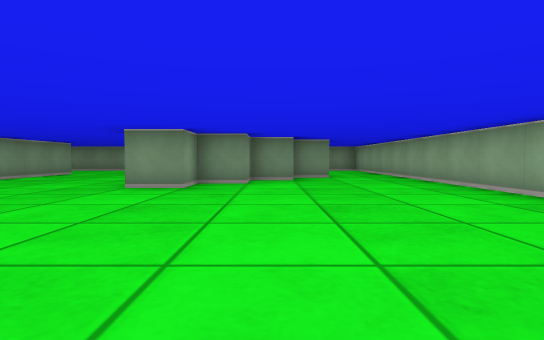
View 1 (above)

16 first-person views from a walk through a cub3D ray-caster map. The camera is about half as high as the walls, tilts 2° down and sees 80° across. The floor is counted in squares. Each view is taken from the middle of a square. On the plan, view 1 faces up. The plan holds only what a view shows up to about 9 squares ahead; the rest is blank. The place goes on beyond the plan.

View 2
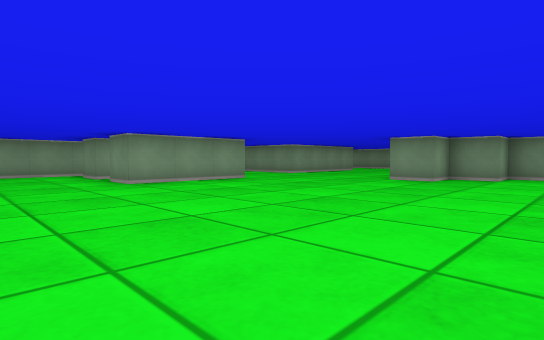

View 3
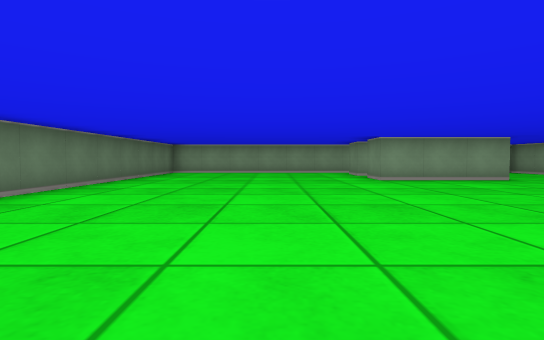

View 4
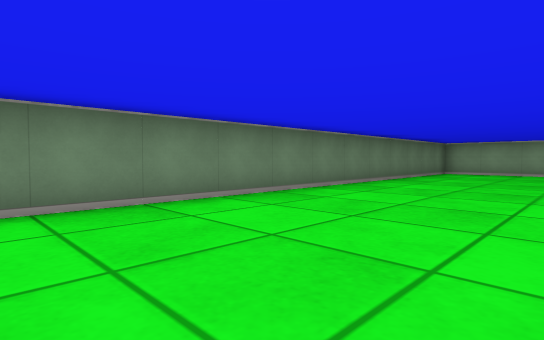

View 5
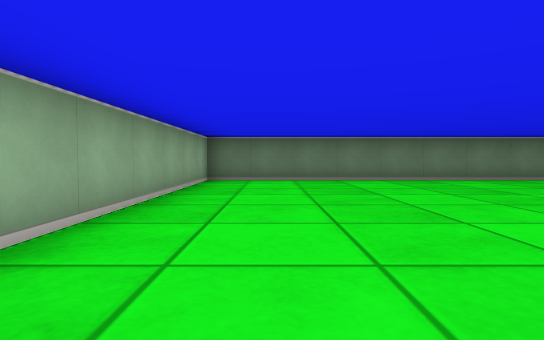

View 6
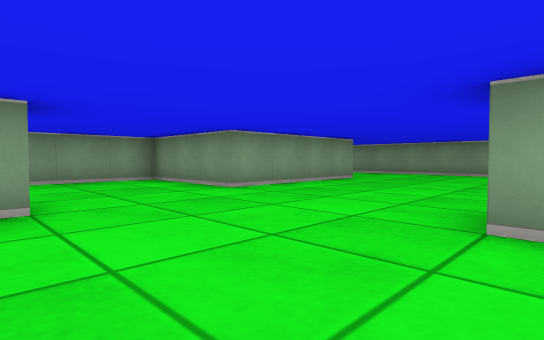

View 7
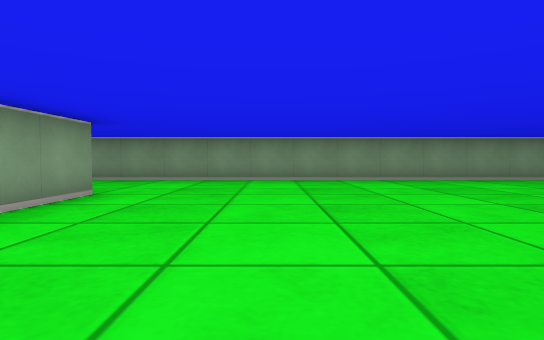

View 8
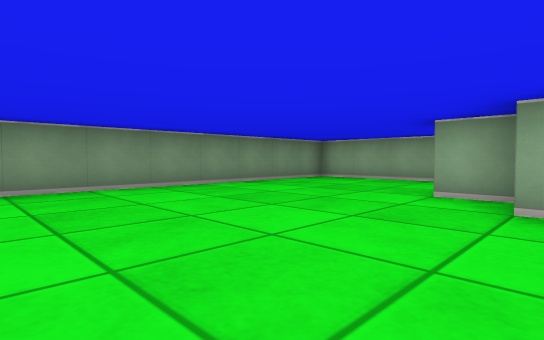

View 9
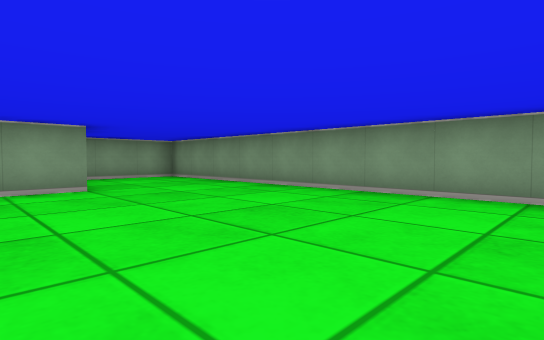

View 10
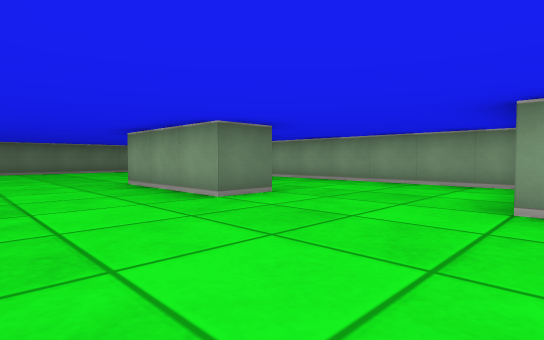

View 11
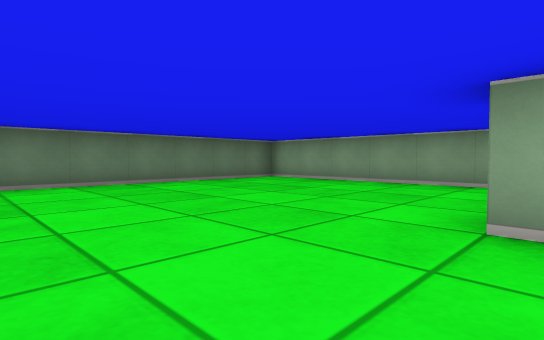

View 12
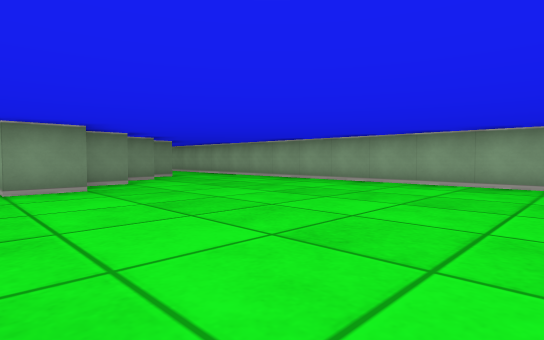

View 13
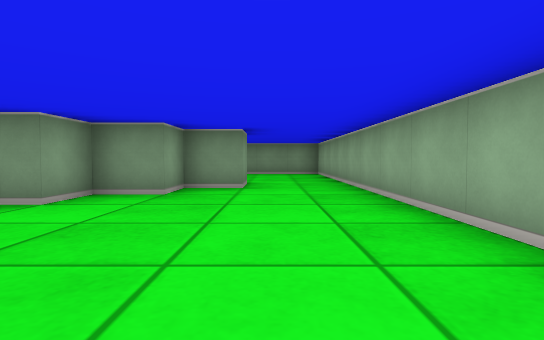

View 14
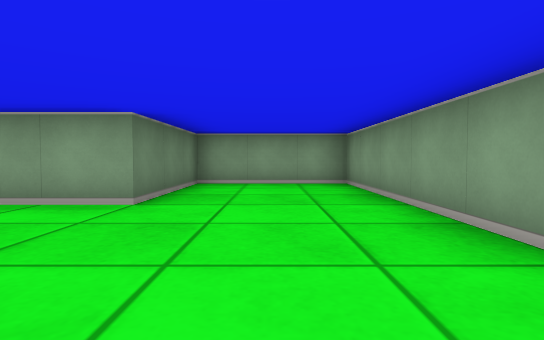

View 15
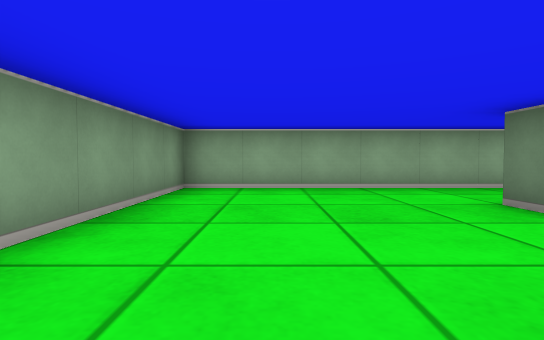

View 16
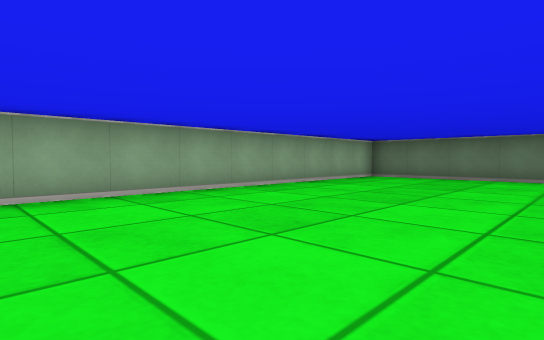

### Floor plan
Points are (right, up) in squares from view 1. A wall is a line through its corners. A room is listed if a view was taken in it or the views show most of it. See-through windows are left out.
Room 1 (views 1, 2, 3, 4, 5, 6, 7, 8, 9, 10, 11, 12, 13, 14, 15, 16)
walls: (-6.5, 3.5) (-5.5, 3.5) (-5.5, 0.5) (-6.5, 0.5); (-7.4, 0.5) (-8.5, 0.5); (0.5, 8.5) (0.5, 9.5); (0.9, 9.5) (1.5, 9.5) (1.5, 8.5) (0.5, 8.5) (0.5, 7.5) (-0.5, 7.5) (-0.5, 6.5) (-1.5, 6.5) (-1.5, 5.5) (-2.5, 5.5); (-9.2, -5.5) (3.5, -5.5) (3.5, 13.5) (-9.5, 13.5) (-9.5, 10.5) (-6.5, 10.5) (-6.5, 6.5) (-9.5, 6.5) (-9.5, -5.2)

Where each view was taken, in squares from view 1:
view 1: 0 up, 0 right, facing up
view 2: 2 down, 1 right, facing up-left
view 3: 2 down, 2 right, facing left
view 4: 2 down, 2 right, facing down-left
view 5: 2 up, 2 right, facing down
view 6: 3 up, 2 left, facing up-left
view 7: 6 up, 4 left, facing up
view 8: 8 up, 4 left, facing up-right
view 9: 9 up, 1 left, facing up-left
view 10: 7 up, 3 left, facing down-left
view 11: 1 up, 3 left, facing down-left
view 12: 0 up, 3 left, facing up-right
view 13: 3 up, 2 right, facing up
view 14: 12 up, 3 left, facing left
view 15: 12 up, 2 left, facing right
view 16: 3 up, 1 left, facing down-right
